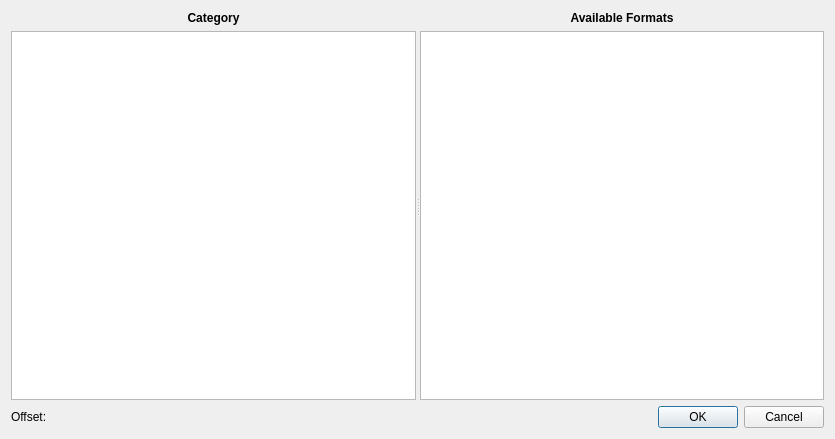
<?xml version="1.0" encoding="UTF-8"?>
<ui version="4.0">
 <class>FormatsDialog</class>
 <widget class="QDialog" name="FormatsDialog">
  <property name="windowModality">
   <enum>Qt::ApplicationModal</enum>
  </property>
  <property name="geometry">
   <rect>
    <x>0</x>
    <y>0</y>
    <width>835</width>
    <height>439</height>
   </rect>
  </property>
  <property name="windowTitle">
   <string>Format Manager</string>
  </property>
  <property name="windowIcon">
   <iconset resource="resources.qrc">
    <normaloff>:/app_icons/res/app.png</normaloff>:/app_icons/res/app.png</iconset>
  </property>
  <property name="modal">
   <bool>true</bool>
  </property>
  <layout class="QVBoxLayout" name="verticalLayout_3" stretch="1,0">
   <item>
    <widget class="QSplitter" name="splitter">
     <property name="orientation">
      <enum>Qt::Horizontal</enum>
     </property>
     <widget class="QWidget" name="layoutWidget2">
      <layout class="QVBoxLayout" name="verticalLayout">
       <item>
        <widget class="QLabel" name="label_2">
         <property name="text">
          <string>&lt;b&gt;Category&lt;/b&gt;</string>
         </property>
         <property name="alignment">
          <set>Qt::AlignCenter</set>
         </property>
        </widget>
       </item>
       <item>
        <widget class="QTreeView" name="tvCategory">
         <property name="editTriggers">
          <set>QAbstractItemView::NoEditTriggers</set>
         </property>
         <property name="showDropIndicator" stdset="0">
          <bool>false</bool>
         </property>
         <property name="alternatingRowColors">
          <bool>true</bool>
         </property>
         <property name="iconSize">
          <size>
           <width>0</width>
           <height>0</height>
          </size>
         </property>
         <property name="rootIsDecorated">
          <bool>false</bool>
         </property>
         <property name="uniformRowHeights">
          <bool>true</bool>
         </property>
         <property name="itemsExpandable">
          <bool>false</bool>
         </property>
         <property name="expandsOnDoubleClick">
          <bool>false</bool>
         </property>
         <attribute name="headerVisible">
          <bool>false</bool>
         </attribute>
        </widget>
       </item>
      </layout>
     </widget>
     <widget class="QWidget" name="layoutWidget1">
      <layout class="QVBoxLayout" name="verticalLayout_2">
       <item>
        <widget class="QLabel" name="label">
         <property name="text">
          <string>&lt;b&gt;Available Formats&lt;/b&gt;</string>
         </property>
         <property name="alignment">
          <set>Qt::AlignCenter</set>
         </property>
        </widget>
       </item>
       <item>
        <widget class="QTreeView" name="tvFormats">
         <property name="editTriggers">
          <set>QAbstractItemView::NoEditTriggers</set>
         </property>
         <property name="showDropIndicator" stdset="0">
          <bool>false</bool>
         </property>
         <property name="alternatingRowColors">
          <bool>true</bool>
         </property>
         <property name="iconSize">
          <size>
           <width>16</width>
           <height>16</height>
          </size>
         </property>
         <property name="rootIsDecorated">
          <bool>false</bool>
         </property>
         <property name="uniformRowHeights">
          <bool>true</bool>
         </property>
         <property name="itemsExpandable">
          <bool>false</bool>
         </property>
         <property name="expandsOnDoubleClick">
          <bool>false</bool>
         </property>
        </widget>
       </item>
      </layout>
     </widget>
    </widget>
   </item>
   <item>
    <layout class="QHBoxLayout" name="horizontalLayout_2" stretch="1,0,0">
     <item>
      <layout class="QHBoxLayout" name="horizontalLayout" stretch="0,1">
       <item>
        <widget class="QLabel" name="label_3">
         <property name="text">
          <string>Offset:</string>
         </property>
        </widget>
       </item>
       <item>
        <widget class="SpinBoxBaseSelector" name="sbbsOffset" native="true"/>
       </item>
      </layout>
     </item>
     <item>
      <spacer name="horizontalSpacer">
       <property name="orientation">
        <enum>Qt::Horizontal</enum>
       </property>
       <property name="sizeHint" stdset="0">
        <size>
         <width>40</width>
         <height>20</height>
        </size>
       </property>
      </spacer>
     </item>
     <item>
      <widget class="QDialogButtonBox" name="buttonBox">
       <property name="standardButtons">
        <set>QDialogButtonBox::Cancel|QDialogButtonBox::Ok</set>
       </property>
      </widget>
     </item>
    </layout>
   </item>
  </layout>
 </widget>
 <customwidgets>
  <customwidget>
   <class>SpinBoxBaseSelector</class>
   <extends>QWidget</extends>
   <header>spinboxbaseselector/spinboxbaseselector.h</header>
   <container>1</container>
  </customwidget>
 </customwidgets>
 <resources>
  <include location="resources.qrc"/>
 </resources>
 <connections/>
</ui>
